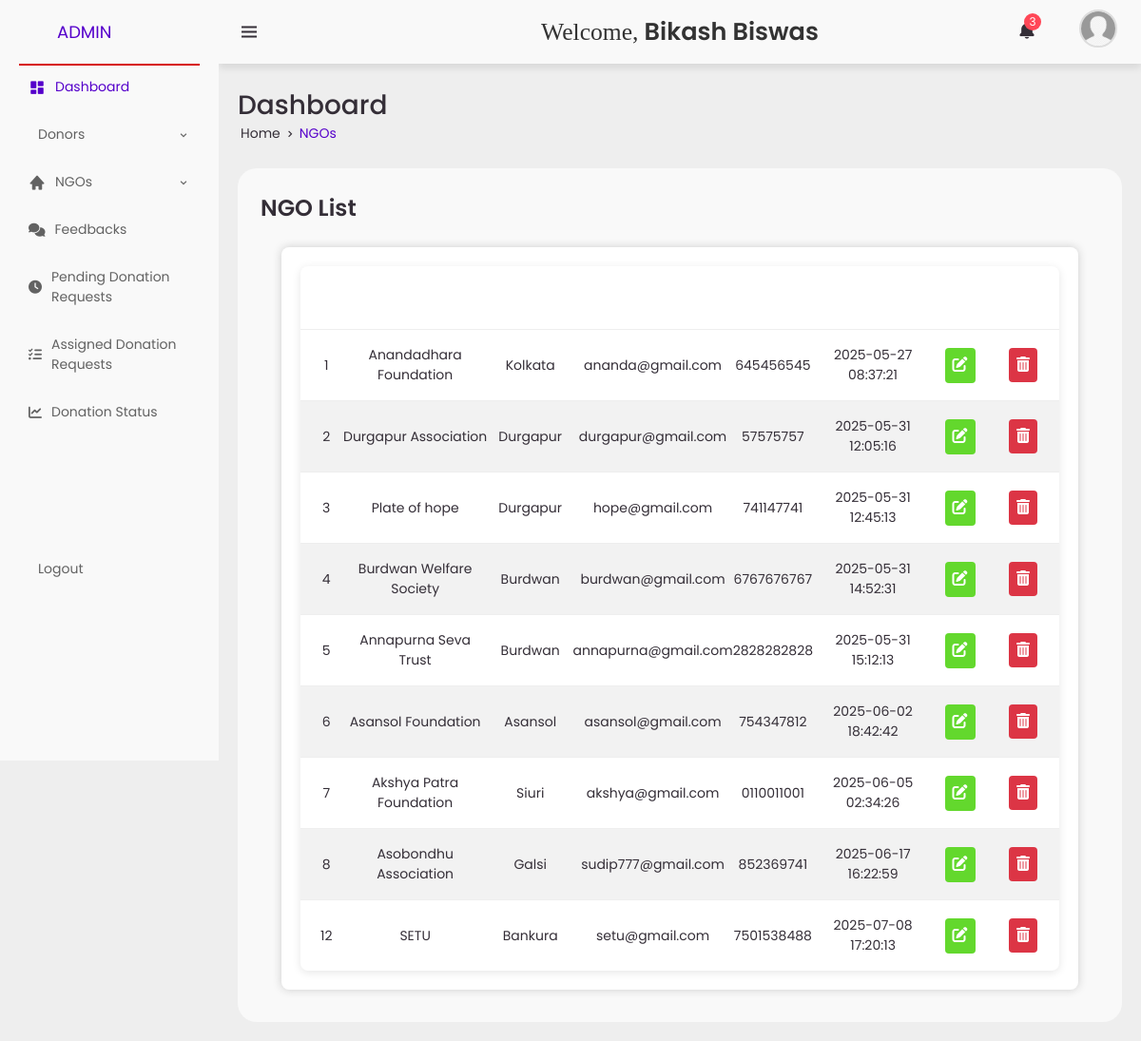
The app's page /admin/admin.php?type=ngos (signed in) with its own data.
### tables this page shows
CREATE TABLE `ngo` (
  `ngo_id` int(11) NOT NULL,
  `ngo_name` varchar(255) NOT NULL,
  `address` text NOT NULL,
  `email` varchar(100) NOT NULL,
  `phone` varchar(20) NOT NULL,
  `password` varchar(255) NOT NULL,
  `created_at` timestamp NOT NULL DEFAULT current_timestamp(),
  `image` varchar(255) DEFAULT NULL,
  `reset_otp` varchar(6) DEFAULT NULL,
  `reset_otp_expiry` datetime DEFAULT NULL
);

### admin/admin_ngo.php (the view, shortened to what this page needs)
<?php
$server = "localhost";
$user = "root";
$pass = "";
$db = "food_waste";
$conn = new mysqli($server, $user, $pass, $db);
$result = $conn->query("SELECT * FROM ngo");
?>
<!DOCTYPE html>
<html>
<head>
    <link rel="stylesheet" href="admin.css">
    <link rel="stylesheet" href="https://cdnjs.cloudflare.com/ajax/libs/font-awesome/6.4.0/css/all.min.css" />
</head>
<body>
<div class="table-container">
    <table>
        <thead>
        <tr>
            <th>ID</th>
            <th>Organization Name</th>
            <th>Address</th>
            <th>Email</th>
            <th>Phone</th>
            <th>Registered</th>
            <th>Edit</th>
            <th>Delete</th>
        </tr>
        </thead>
        <tbody>
        <?php while ($row = $result->fetch_assoc()) { ?>
            <tr>
                <td><?= $row['ngo_id'] ?></td>
                <td><?= htmlspecialchars($row['ngo_name']) ?></td>
                <td><?= htmlspecialchars($row['address']) ?></td>
                <td><?= htmlspecialchars($row['email']) ?></td>
                <td><?= htmlspecialchars($row['phone']) ?></td>
                <td><?= $row['created_at'] ?></td>
                <td>
                    <button class="btn btn-edit"
                        onclick="openModal('<?= $row['ngo_id'] ?>','<?= htmlspecialchars($row['ngo_name']) ?>','<?= htmlspecialchars($row['address']) ?>','<?= htmlspecialchars($row['email']) ?>','<?= htmlspecialchars($row['phone']) ?>')">
                        <i class="fas fa-edit"></i>
                    </button>
                </td>
                <td>
                    <a class="btn btn-delete" href="admin_ngo.php?delete_id=<?= $row['ngo_id'] ?>" onclick="return confirm('Are you sure you want to delete this NGO?');">
                        <i class="fas fa-trash-alt"></i>
                    </a>
                </td>
            </tr>
        <?php } ?>
        </tbody>
    </table>
</div>
</body>
</html>

### admin/admin.css (style rules this page uses)
* { margin: 0; padding: 0; list-style: none; text-decoration: none; box-sizing: border-box; font-family: 'Poppins', sans-serif; }
:root { --poppins: 'Poppins', sans-serif; --lato: 'Lato', sans-serif; --light: #F9F9F9; --blue: #5500cb; --light-blue: #CFE8FF; --grey: #eee; --dark-grey: #e2dfdf; --dark: #342E37; --red: #ff0800; --yellow: #fec818; --light-yellow: #FFF2C6; --orange: #fa6526; --light-orange: #FFE0D3; }
body { background: var(--grey); overflow-x: hidden; }
.table-data .order table { width: 100%; border-collapse: collapse; }
.table-data .order table th { padding-bottom: 12px; font-size: 14px; text-align: center; border-bottom: 1px solid var(--grey); }
.table-data .order table td { font-size: 14px; padding: 16px 0; text-align: center; }
.table-data .order table tr td:first-child { align-items: center; padding-left: 10px; grid-gap: 12px; }
.table-container { background: #fff; padding: 20px; border-radius: 8px; box-shadow: 0 0 10px #ccc; width: 95%; margin: 10px auto; overflow-x: auto; }
table { width: 100%; border-collapse: collapse; background: #fff; box-shadow: 0 2px 10px rgba(0, 0, 0, 0.1); border-radius: 8px; overflow: hidden; }
th, td { padding: 12px 15px; text-align: center; border-bottom: 1px solid #eee; }
th { background: linear-gradient(135deg, rgb(9, 3, 94)); color: #fff; font-weight: bold; }
tr:nth-child(even) { background-color: #f2f2f2; }
tr:last-child td { border-bottom: none; }
.btn { border: none; border-radius: 4px; color: white; cursor: pointer; font-size: 14px; padding: 8px; }
.btn i { font-size: 16px; }
.btn-edit, .edit-btn { background-color: rgb(99, 216, 45); }
.btn-delete, .delete-btn { background-color: #dc3545; }
button { background-color: #28a745; color: white; border: none; padding: 10px 15px; border-radius: 4px; cursor: pointer; }

### records on screen
ngo: ngo_id "1", ngo_name "Anandadhara Foundation", address "Kolkata", email "ananda@gmail.com", phone "645456545", created_at "2025-05-27 08:37:21"
ngo: ngo_id "2", ngo_name "Durgapur Association", address "Durgapur", email "durgapur@gmail.com", phone "57575757", created_at "2025-05-31 12:05:16"
ngo: ngo_id "3", ngo_name "Plate of hope", address "Durgapur", email "hope@gmail.com", phone "741147741", created_at "2025-05-31 12:45:13"
ngo: ngo_id "4", ngo_name "Burdwan Welfare Society", address "Burdwan", email "burdwan@gmail.com", phone "6767676767", created_at "2025-05-31 14:52:31"
ngo: ngo_id "5", ngo_name "Annapurna Seva Trust", address "Burdwan", email "annapurna@gmail.com", phone "2828282828", created_at "2025-05-31 15:12:13"
ngo: ngo_id "6", ngo_name "Asansol Foundation", address "Asansol", email "asansol@gmail.com", phone "754347812", created_at "2025-06-02 18:42:42"
ngo: ngo_id "7", ngo_name "Akshya Patra Foundation", address "Siuri", email "akshya@gmail.com", phone "0110011001", created_at "2025-06-05 02:34:26"
ngo: ngo_id "8", ngo_name "Asobondhu Association", address "Galsi", email "sudip777@gmail.com", phone "852369741", created_at "2025-06-17 16:22:59"
ngo: ngo_id "12", ngo_name "SETU", address "Bankura", email "setu@gmail.com", phone "7501538488", created_at "2025-07-08 17:20:13"

### other values on screen
$userName "Bikash Biswas"
